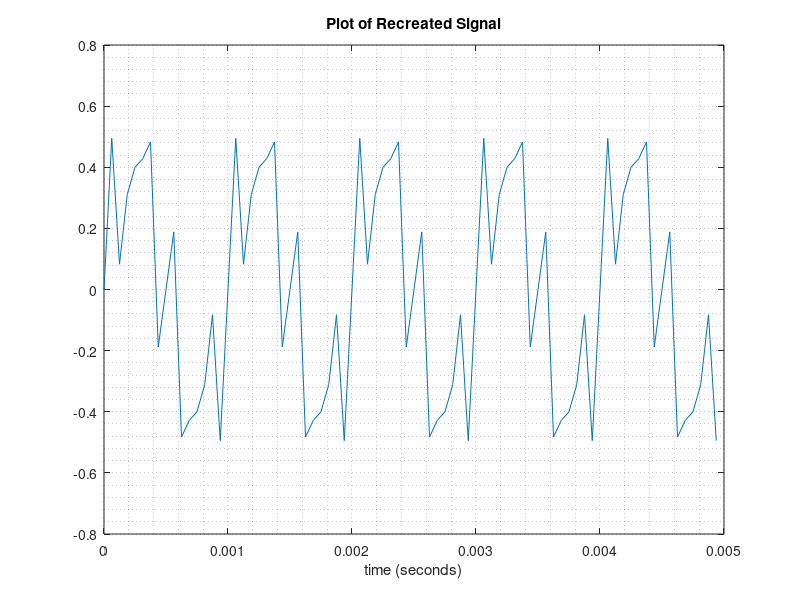

MATLAB code to generate this figure:
clear all;

% The frequencies were found to be 1000 Hz, 4000 Hz and 6000 Hz,
% with amplitudes 0.4, 0.2 and 0.2 respectively

f1 = 1000;
f2 = 4000;
f3 = 6000;

A1 = 0.4;
A2 = 0.2;
A3 = 0.2;

L = 160000; % Original audio being read in had 160000 samples
Fs = 16000; % Audio was sampled at 16kHz in previous step
T = 1/Fs;
t = (0:L-1)*T; % Time vector

% When Y(f1,f2,f3) are plotted on a complex plane, it can be noted that
% there is no real component and only a negative imaginary component.
% This means that there is a -90 degrees (-pi/2) phase shift

phase1 = -pi/2;
phase2 = -pi/2;
phase3 = -pi/2;

sinusoid1 = A1*cos(2*pi*f1*t+phase1);
sinusoid2 = A2*cos(2*pi*f2*t+phase2);
sinusoid3 = A3*cos(2*pi*f3*t+phase3);

final_wave = sinusoid1+sinusoid2+sinusoid3;

t_plot = 0.005; % 5 milliseconds
num_of_samples = t_plot/T; % number of samples in 5 msec

% Plotting the first 5 msec of the signal
plot(t(1:num_of_samples),final_wave(1:num_of_samples));
title('Plot of Recreated Signal');
xlabel('time (seconds)');
grid('minor');